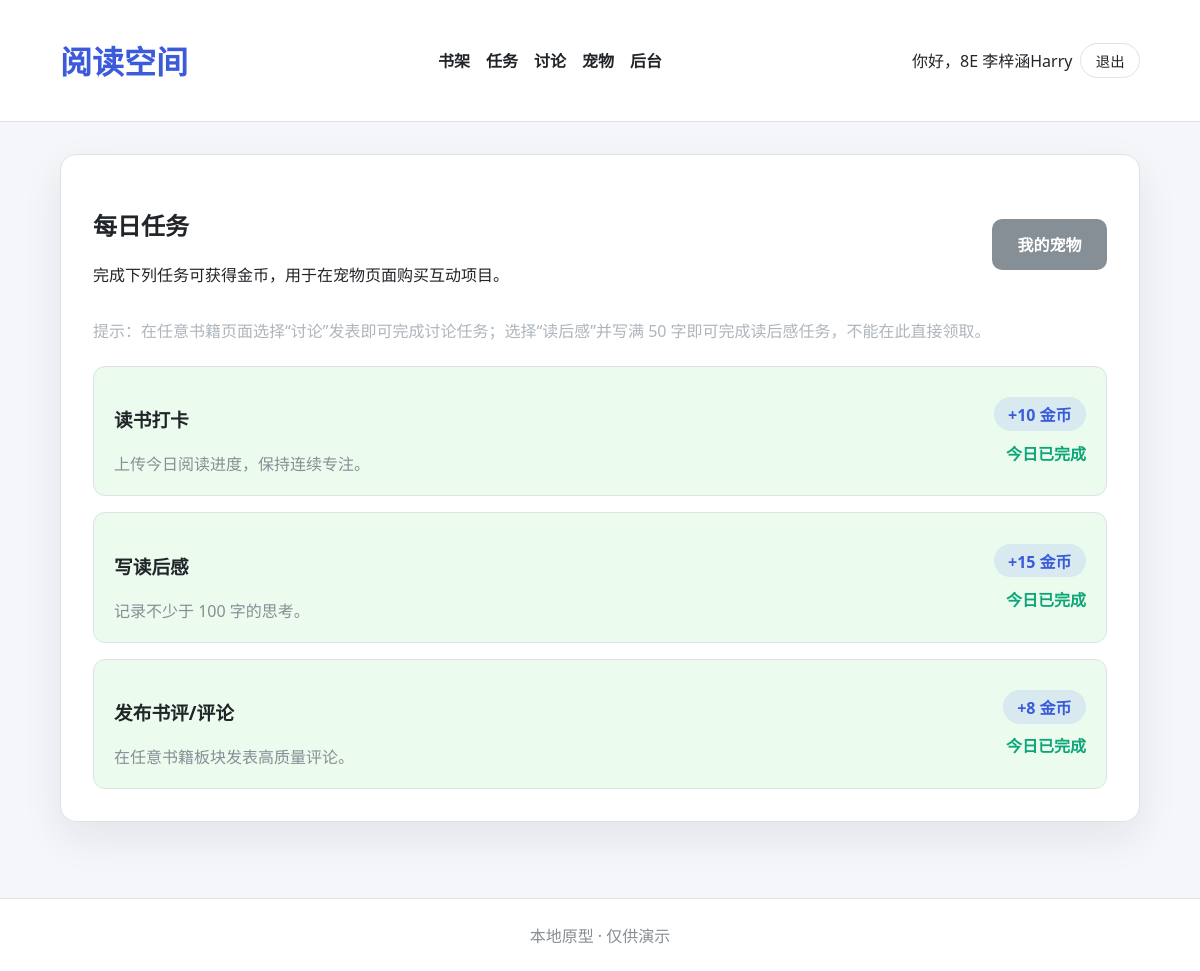
/tasks (signed in), run on the app's committed database.
### tables this page shows
CREATE TABLE users (
                id INTEGER PRIMARY KEY AUTOINCREMENT,
                username TEXT UNIQUE NOT NULL,
                password_hash TEXT NOT NULL,
                created_at TIMESTAMP DEFAULT CURRENT_TIMESTAMP
            , coins INTEGER DEFAULT 0, avatar TEXT, is_admin INTEGER DEFAULT 0);

CREATE TABLE tasks (
                id INTEGER PRIMARY KEY AUTOINCREMENT,
                code TEXT UNIQUE NOT NULL,
                name TEXT NOT NULL,
                description TEXT,
                coins_reward INTEGER DEFAULT 5
            );

### app.py (the view)
@app.route("/tasks")
def tasks():
    user = current_user()
    task_rows = get_tasks_status(user["id"]) if user else get_tasks_status(None)
    return render_template("tasks.html", user=user, task_rows=task_rows)

### app.py (called while the page is built, shortened)
def get_db_connection() -> sqlite3.Connection:
    conn = sqlite3.connect(DB_PATH)
    conn.row_factory = sqlite3.Row
    conn.execute("PRAGMA foreign_keys = ON;")
    return conn

def current_user():
    user_id = session.get("user_id")
    if not user_id:
        return None
    with get_db_connection() as conn:
        return conn.execute(
            "SELECT id, username, coins, is_admin FROM users WHERE id = ?",
            (user_id,),
        ).fetchone()

def today_str() -> str:
    return datetime.now().strftime("%Y-%m-%d")

def get_tasks_status(user_id: int | None):
    with get_db_connection() as conn:
        tasks = conn.execute(
            "SELECT id, name, description, coins_reward FROM tasks ORDER BY id"
        ).fetchall()
        completed_rows = conn.execute(
            """
            SELECT task_id FROM task_completions
            WHERE user_id = ? AND completion_date = ?
            """,
            (user_id, today_str()),
        ).fetchall()
    completed_ids = {row["task_id"] for row in completed_rows}
    return [
        {
            "task": task,
            "completed": task["id"] in completed_ids,
        }
        for task in tasks
    ]

@app.context_processor
def inject_globals():
    return {"category_labels": COMMENT_CATEGORIES}

### templates/tasks.html (shortened to what this page needs)
{% extends 'base.html' %}
{% block content %}
  <section class="card">
    <div class="section-header">
      <div>
        <h2>每日任务</h2>
        <p>完成下列任务可获得金币，用于在宠物页面购买互动项目。</p>
      </div>
      <a class="btn secondary" href="{{ url_for('pet') }}">我的宠物</a>
    </div>
    <p class="note">提示：在任意书籍页面选择“讨论”发表即可完成讨论任务；选择“读后感”并写满 50 字即可完成读后感任务，不能在此直接领取。</p>
    <ul class="task-list">
      {% for row in task_rows %}
        <li class="task-item {% if row.completed %}done{% endif %}">
          <div>
            <h3>{{ row.task.name }}</h3>
            <p>{{ row.task.description }}</p>
          </div>
          <div class="task-meta">
            <span class="badge">+{{ row.task.coins_reward }} 金币</span>
            {% if row.completed %}
              <span class="status">今日已完成</span>
            {% elif row.task.code in ['write_reflection', 'share_comment'] %}
              <span class="status pending">前往书页完成对应操作</span>
            {% elif user %}
              <form method="post" action="{{ url_for('complete_task', task_id=row.task.id) }}">
                <button class="btn" type="submit">立即完成</button>
              </form>
            {% else %}
              <span class="status pending">登录后可完成</span>
            {% endif %}
          </div>
        </li>
      {% endfor %}
    </ul>
  </section>
{% endblock %}

### templates/base.html (shortened to what this page needs)
<!doctype html>
<html lang="zh-CN">
  <head>
    <link rel="stylesheet" href="{{ url_for('static', filename='styles.css') }}">
  </head>
  <body>
    <header class="site-header">
      <div class="container header-layout">
        <h1 class="logo"><a href="{{ url_for('index') }}">阅读空间</a></h1>
        <nav>
          <ul class="nav-links">
            <li><a href="{{ url_for('books') }}">书架</a></li>
            <li><a href="{{ url_for('tasks') }}">任务</a></li>
            <li><a href="{{ url_for('discussions') }}">讨论</a></li>
            <li><a href="{{ url_for('pet') }}">宠物</a></li>
            {% if session.get('is_admin') %}
              <li><a href="{{ url_for('admin_dashboard') }}">后台</a></li>
            {% endif %}
          </ul>
        </nav>
        <div class="auth-links">
          {% if session.get('user_id') %}
            <span class="welcome">你好，{{ session['username'] }}</span>
            <a class="mini-btn" href="{{ url_for('logout') }}">退出</a>
          {% else %}
            <a class="mini-btn" href="{{ url_for('login') }}">登录</a>
            <a class="mini-btn secondary" href="{{ url_for('register') }}">注册</a>
          {% endif %}
        </div>
      </div>
    </header>
    <main class="container main-content">
      {% block content %}{% endblock %}
    </main>
    <footer class="site-footer">
      <div class="container">本地原型 · 仅供演示</div>
    </footer>
  </body>
</html>

### static/styles.css (style rules this page uses)
:root { --primary: #4c6ef5; --primary-dark: #3b5bdb; --secondary: #868e96; --accent: #fab005; --bg: #f5f6fa; --card-bg: #ffffff; --text: #212529; --border: #dee2e6; --muted: #adb5bd; }
* { box-sizing: border-box; }
body { margin: 0; font-family: 'Segoe UI', -apple-system, BlinkMacSystemFont, 'PingFang SC', sans-serif; background: var(--bg); color: var(--text); }
a { color: var(--primary); }
.container { width: min(1080px, 92%); margin: 0 auto; }
.site-header { background: var(--card-bg); border-bottom: 1px solid var(--border); position: sticky; top: 0; z-index: 10; }
.header-layout { display: flex; align-items: center; justify-content: space-between; gap: 1rem; padding: 1rem 0; }
.logo a { text-decoration: none; color: var(--primary-dark); }
.nav-links { list-style: none; display: flex; gap: 1rem; padding: 0; margin: 0; }
.nav-links a { text-decoration: none; color: var(--text); font-weight: 600; }
.auth-links { display: flex; gap: 0.5rem; align-items: center; }
.mini-btn { border: 1px solid var(--border); padding: 0.35rem 0.9rem; border-radius: 999px; text-decoration: none; color: var(--text); font-size: 0.9rem; }
.main-content { padding: 2rem 0 3rem; }
.card { background: var(--card-bg); border: 1px solid var(--border); border-radius: 16px; padding: 2rem; margin-bottom: 1.75rem; box-shadow: 0 16px 40px rgba(15, 23, 42, 0.08); }
.btn { display: inline-flex; justify-content: center; align-items: center; padding: 0.85rem 1.6rem; border-radius: 10px; border: none; background: var(--primary); color: white; font-weight: 600; cursor: pointer; text-decoration: none; }
.btn.secondary { background: var(--secondary); }
.section-header { display: flex; align-items: center; justify-content: space-between; gap: 1rem; flex-wrap: wrap; }
.task-list { list-style: none; padding: 0; margin: 1.5rem 0 0; display: flex; flex-direction: column; gap: 1rem; }
.task-item { display: flex; justify-content: space-between; align-items: center; gap: 1rem; padding: 1.25rem; border: 1px solid var(--border); border-radius: 12px; }
.task-item.done { background: #ebfbee; }
.task-item p { margin: 0.35rem 0 0; color: var(--secondary); }
.task-meta { display: flex; flex-direction: column; align-items: flex-end; gap: 0.6rem; }
.badge { background: var(--accent); color: #212529; border-radius: 999px; padding: 0.2rem 0.8rem; font-weight: 600; }
.status { color: #0ca678; font-weight: 600; }
.badge { padding: 0.3rem 0.9rem; border-radius: 999px; background: rgba(76, 110, 245, 0.12); color: var(--primary-dark); font-weight: 600; }
.note { color: var(--muted); margin-top: 1rem; }
.site-footer { border-top: 1px solid var(--border); background: var(--card-bg); color: var(--secondary); padding: 1.5rem 0; text-align: center; }

### data on the page
users: username "8E 李梓涵Harry"
tasks: task.name "读书打卡", task.description "上传今日阅读进度，保持连续专注。", task.coins_reward "10"
tasks: task.name "写读后感", task.description "记录不少于 100 字的思考。", task.coins_reward "15"
tasks: task.name "发布书评/评论", task.description "在任意书籍板块发表高质量评论。", task.coins_reward "8"
